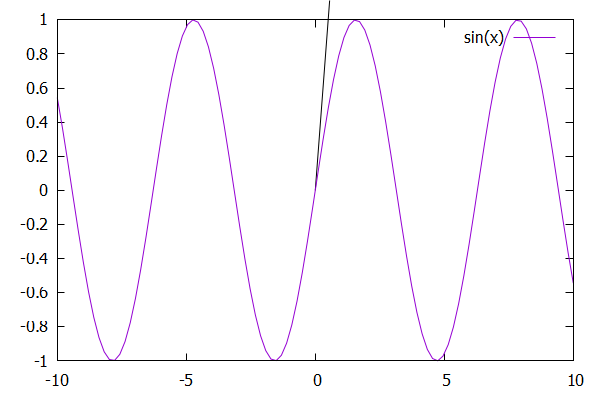

Write the gnuplot code that produced this figure.
set terminal pngcairo size 600,400
set output "plot.png"
set arrow  from 0.000,0.000 to 1.000,2.000 
plot sin(x) 